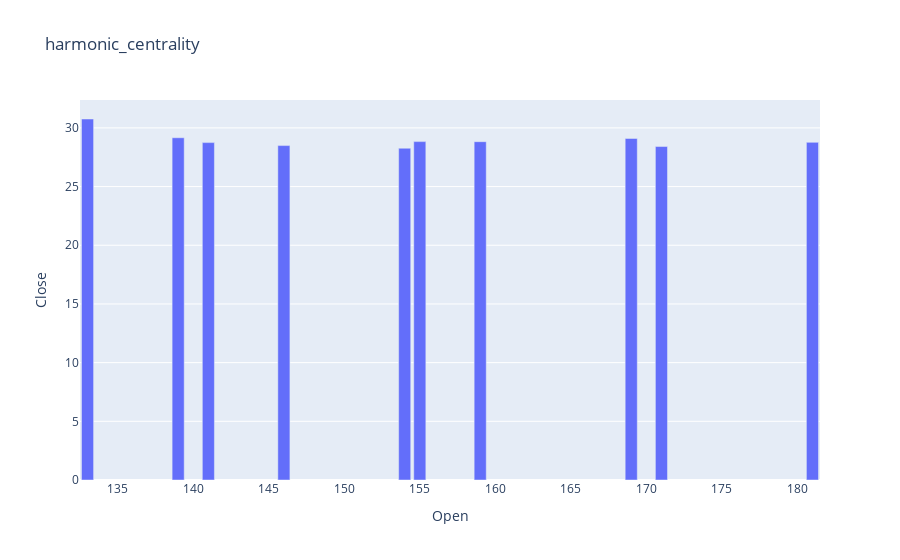

Write notebook code for a chart like this one.
### Code cell
fii=fi.sort_values(by='harmonic_centrality',ascending=False)
fiii=fii.head(10)
fiv=pd.DataFrame(fiii)
eig = go.Figure(data=[go.Bar(x=fiv['Node'], y=fii['harmonic_centrality'])])
eig.update_layout(title='harmonic_centrality', xaxis_title='Open', yaxis_title='Close')

### Figure 1 — Plotly figure (JSON) as saved in the notebook; plotly's stock layout.template omitted (floating-point values rounded to 4 significant figures; data arrays with more than 128 entries replaced by an {"elided": "..."} marker saying what was removed)
{"data": [{"type": "bar", "x": [133, 139, 169, 155, 159, 181, 141, 146, 171, 154], "y": {"elided": "160 float values"}}], "layout": {"title": {"text": "harmonic_centrality"}, "xaxis": {"title": {"text": "Open"}}, "yaxis": {"title": {"text": "Close"}}}}
